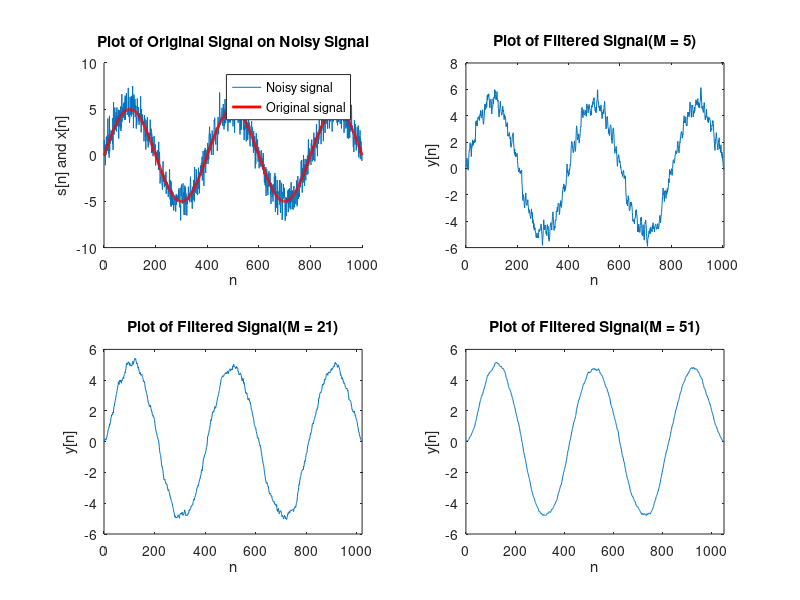

MATLAB code for this plot: (Note: this script raises an error after producing the figure.)
n = 0:1:1000;
w0 = pi/200; 
s = 5*sin(w0*n);
v = randn(1,1001);

x = s+v;

% plotting original signal and noisy signal
figure(1)
subplot(2,2,1);
hold on;
plot(n,x);
plot(n,s,'r','linewidth',2);
hold off;
legend('Noisy signal','Original signal');
title('Plot of Original Signal on Noisy Signal');
xlabel('n'); ylabel('s[n] and x[n]');

% plotting filtered signals
m1 = 5;
c1 = ones(1,m1);
y1 = (1/m1)*conv(x,c1,'full');
subplot(2,2,2);
plot(y1);
xlim([0 length(y1)]);
title('Plot of Filtered Signal(M = 5)');
xlabel('n'); ylabel('y[n]');

m2 = 21;
c2 = ones(1,m2);
y2 = (1/m2)*conv(x,c2,'full');
subplot(2,2,3);
plot(y2);
xlim([0 length(y2)])
title('Plot of Filtered Signal(M = 21)');
xlabel('n'); ylabel('y[n]');

m3 = 51;
c3 = ones(1,m3);
y3 = (1/m3)*conv(x,c3,'full');
subplot(2,2,4);
plot(y3);
xlim([0 length(y3)])
title('Plot of Filtered Signal(M = 51)');
xlabel('n'); ylabel('y[n]');

N0=1; 
w =-10:0.01:10;

% plotting magnitude of DTFT of noisy and filtered signals
figure(2)
X = DT_Fourier(x,N0,w);
subplot(2,2,1)
plot(w,abs(X));
title('Plot of Magnitude of DTFT of x[n]');
xlabel('w'); ylabel('abs(X(e^{jw}))');

Y1 = DT_Fourier(y1,N0,w);
subplot(2,2,2);
plot(w,abs(Y1));
title('Plot of Magnitude of DTFT of y[n] (M = 5)');
xlabel('w'); ylabel('abs(Y(e^{jw}))');

Y2 = DT_Fourier(y2,N0,w);
subplot(2,2,3);
plot(w,abs(Y2));
title('Plot of Magnitude of DTFT of y[n] (M = 5)');
xlabel('w'); ylabel('abs(Y(e^{jw}))');

Y3 = DT_Fourier(y3,N0,w);
subplot(2,2,4);
plot(w,abs(Y3));
title('Plot of Magnitude of DTFT of y[n] (M = 5)');
xlabel('w'); ylabel('abs(Y(e^{jw}))');

% plotting original signal and noisy signal
figure(3)
subplot(1,2,1);
hold on;
plot(n,x);
plot(n,s,'r','linewidth',2);
hold off;
legend('Noisy signal','Original signal');
title('Plot of Original Signal on Noisy Signal');
xlabel('n'); ylabel('s[n] and x[n]');

p = [1 -1];
y = conv(x,p);

% plotting filtered signals
subplot(1,2,2);
plot(y);
xlim([0 1000]);
title('Plot of Filtered Signal');
xlabel('n'); ylabel('y[n]');

% plotting magnitude of DTFT of noisy and filtered signal
figure(4)
subplot(1,2,1);
plot(w,abs(X));
title('Plot of Magnitude of DTFT of x[n]');
xlabel('w'); ylabel('abs(X(e^{jw}))');

Y = DT_Fourier(y,N0,w);
subplot(1,2,2);
plot(w,abs(Y));
title('Plot of Magnitude of DTFT of y[n]');
xlabel('w'); ylabel('abs(Y(e^{jw}))');

% OBSERVATIONS
% (a) impulse response of moving average filter is
%     h[n] = 1/M    when 0 <= n < M
%          = 0      otherwise 

% (e) as M is increased, the signal is filtered better i.e it becomes
%     closer to the original signal but the signal is shifted to right.

% (f) magnitude spectra of noisy and three filtered signals have a peak at
%     0, 2pi, -2pi. noisy signal has a lot of fluctuations in between and
%     these fluctuations are reduced in filtered signals as M increased.

% (g) impulse response of differentiator is
%     h[n] = del[n] - del[n-1]
%     Magnitude spectrum of filtered signal is 0 at 0,2pi,-2pi and peaks
%     at pi,-pi.

% (h) Moving Average Filter is Low Pass Filter and Differentiator is a High
%     Pass Filter. In terms of Selectivity, Moving Average Filter supresses
%     high frequencies and Differentiator suppresses low frequencies.
%     Therefore Moving Average Filter filters out the noise and remaining
%     signal is close to original signal and Differentiator filters out the
%     the signal and remaining signal is noise.
